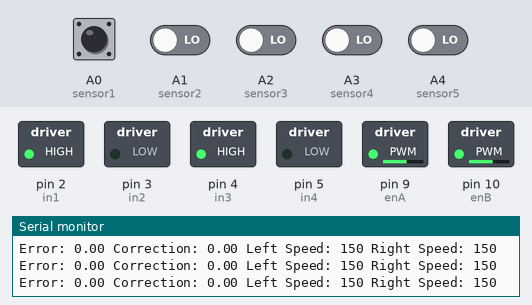
The sketch below on a simulated Arduino Uno, built with avr-gcc and run on an emulated ATmega328P. Shown: switched loads named in the sketch (green lamp = pin HIGH), the last lines printed to the serial monitor. Inputs (shaded band) come from the test bench; at power-on: A0 (sensor1), A1 (sensor2), A2 (sensor3), A3 (sensor4), A4 (sensor5) LOW.

Above: at 1.2 s.
1.3 s: A0 (sensor1) driven HIGH
At 1.7 s:
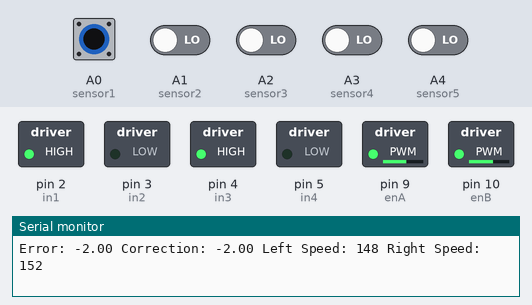
4.3 s: A1 (sensor2) driven HIGH
At 5.6 s:
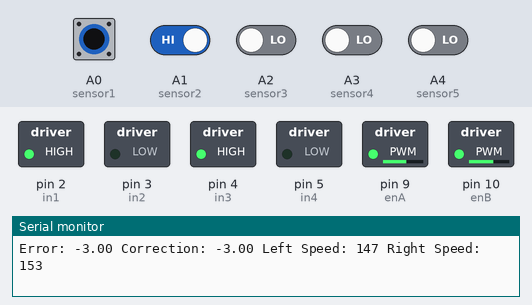
7.3 s: A4 (sensor5) driven HIGH
At 8.1 s:
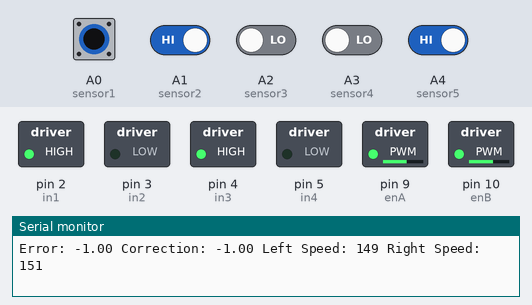
10.3 s: A3 (sensor4) driven HIGH
At 11.8 s:
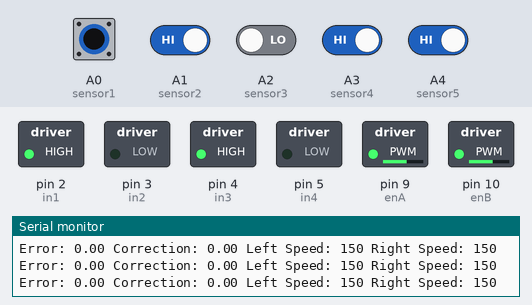
13.3 s: A3 (sensor4) driven LOW
At 14.6 s:
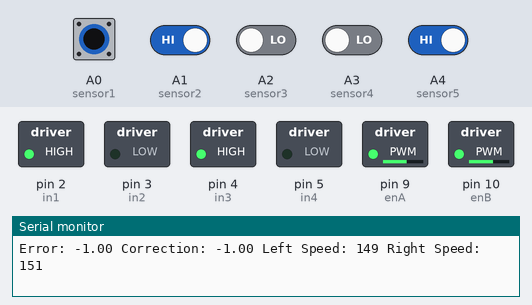
16.3 s: A0 (sensor1) pulsed LOW 2 times (0.12 s each, 0.3 s apart)
Timing chart, 0 to 19.3 s (numbered marks = the images above; inputs shaded):
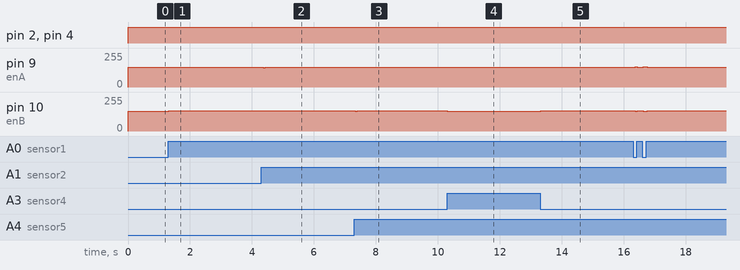

The sketch:

RoboGladiator_DoLine_v1.ino
```cpp
// Định nghĩa chân động cơ
#define in1 2
#define in2 3
#define enA 9
#define in3 4
#define in4 5
#define enB 10

// Định nghĩa chân cảm biến hồng ngoại
#define sensor1 A0
#define sensor2 A1
#define sensor3 A2
#define sensor4 A3
#define sensor5 A4

// Biến PID
float Kp = 1.0;  // Hệ số Proportional
float Ki = 0.0;  // Hệ số Integral
float Kd = 0.5;  // Hệ số Derivative

float previous_error = 0;
float integral = 0;

void setup() {
  // Thiết lập chân động cơ là đầu ra
  pinMode(in1, OUTPUT);
  pinMode(in2, OUTPUT);
  pinMode(enA, OUTPUT);
  pinMode(in3, OUTPUT);
  pinMode(in4, OUTPUT);
  pinMode(enB, OUTPUT);

  // Thiết lập chân cảm biến là đầu vào
  pinMode(sensor1, INPUT);
  pinMode(sensor2, INPUT);
  pinMode(sensor3, INPUT);
  pinMode(sensor4, INPUT);
  pinMode(sensor5, INPUT);

  // Khởi động Serial để debug
  Serial.begin(9600);
}

void loop() {
  // Đọc giá trị cảm biến
  int s1 = digitalRead(sensor1);
  int s2 = digitalRead(sensor2);
  int s3 = digitalRead(sensor3);
  int s4 = digitalRead(sensor4);
  int s5 = digitalRead(sensor5);

  // Tính toán vị trí vạch (giá trị trung bình trọng số)
  float error = (s1 * -2) + (s2 * -1) + (s3 * 0) + (s4 * 1) + (s5 * 2);

  // Tính toán giá trị PID
  integral += error;
  float derivative = error - previous_error;
  float correction = (Kp * error) + (Ki * integral) + (Kd * derivative);

  // Điều chỉnh tốc độ động cơ dựa trên giá trị PID
  int base_speed = 150;  // Tốc độ cơ bản của robot
  int left_speed = base_speed + correction;
  int right_speed = base_speed - correction;

  // Giới hạn giá trị tốc độ từ 0 đến 255
  left_speed = constrain(left_speed, 0, 255);
  right_speed = constrain(right_speed, 0, 255);

  // Điều khiển động cơ
  moveMotors(left_speed, right_speed);

  // Cập nhật lỗi trước đó cho PID
  previous_error = error;

  // Hiển thị giá trị để debug
  Serial.print("Error: ");
  Serial.print(error);
  Serial.print(" Correction: ");
  Serial.print(correction);
  Serial.print(" Left Speed: ");
  Serial.print(left_speed);
  Serial.print(" Right Speed: ");
  Serial.println(right_speed);

  delay(10);  // Giảm tải cho vi xử lý
}

// Hàm điều khiển động cơ
void moveMotors(int leftSpeed, int rightSpeed) {
  if (leftSpeed > 0) {
    digitalWrite(in1, HIGH);
    digitalWrite(in2, LOW);
  } else {
    digitalWrite(in1, LOW);
    digitalWrite(in2, HIGH);
    leftSpeed = -leftSpeed;
  }

  if (rightSpeed > 0) {
    digitalWrite(in3, HIGH);
    digitalWrite(in4, LOW);
  } else {
    digitalWrite(in3, LOW);
    digitalWrite(in4, HIGH);
    rightSpeed = -rightSpeed;
  }

  analogWrite(enA, leftSpeed);
  analogWrite(enB, rightSpeed);
}
```

Measured:
- after the input at 1.3 s, pin 9 (enA): 150/255 → 147/255 at once, → 148/255 0.07 s later; pin 10 (enB): 150/255 → 153/255 at once, → 152/255 0.07 s later
- after the input at 4.3 s, pin 9 (enA): 148/255 → 146/255 after 0.06 s, → 147/255 0.07 s later; pin 10 (enB): 152/255 → 153/255 after 0.06 s
- after the input at 7.3 s, pin 9 (enA): 147/255 → 150/255 at once, → 149/255 0.07 s later; pin 10 (enB): 153/255 → 150/255 at once, → 151/255 0.07 s later
- after the input at 10.3 s, pin 9 (enA): 149/255 → 150/255 at once; pin 10 (enB): 151/255 → 149/255 at once, → 150/255 0.07 s later
- after the input at 13.3 s, pin 9 (enA): 150/255 → 148/255 at once, → 149/255 0.07 s later; pin 10 (enB): 150/255 → 151/255 at once
